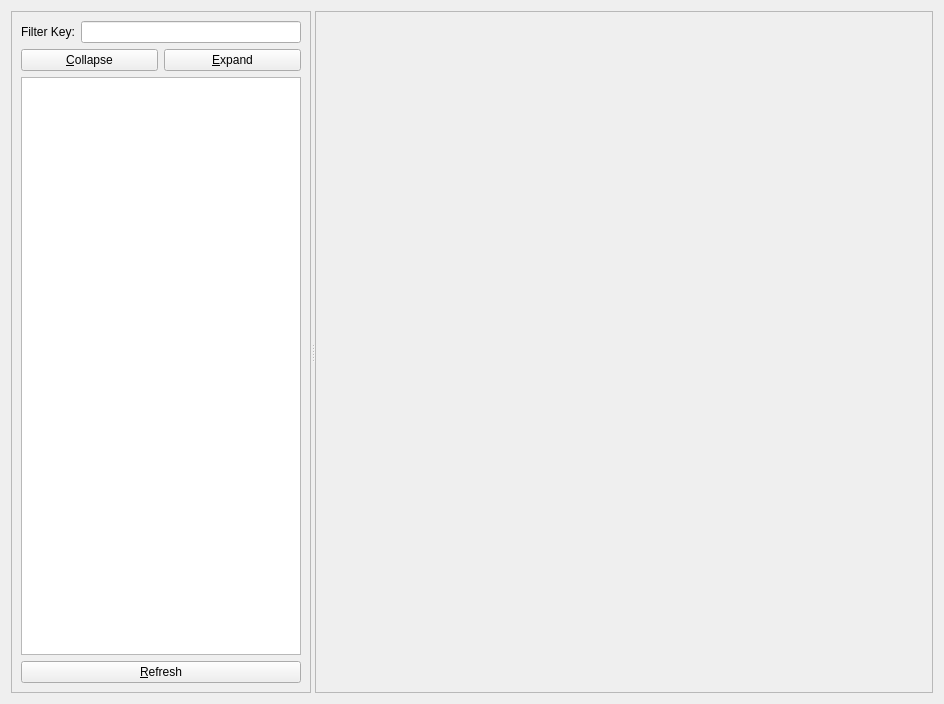
<?xml version="1.0" encoding="UTF-8"?>
<ui version="4.0">
 <class>DynRecfgWidget</class>
 <widget class="QWidget" name="DynRecfgWidget">
  <property name="geometry">
   <rect>
    <x>0</x>
    <y>0</y>
    <width>944</width>
    <height>704</height>
   </rect>
  </property>
  <property name="windowTitle">
   <string>DynRecfgGui</string>
  </property>
  <property name="windowIcon">
   <iconset>
    <normaloff>:/images/icon.png</normaloff>:/images/icon.png</iconset>
  </property>
  <property name="locale">
   <locale language="English" country="Australia"/>
  </property>
  <layout class="QHBoxLayout" name="horizontalLayout_3">
   <item>
    <widget class="QSplitter" name="splitter">
     <property name="orientation">
      <enum>Qt::Horizontal</enum>
     </property>
     <widget class="QFrame" name="frame">
      <property name="maximumSize">
       <size>
        <width>300</width>
        <height>16777215</height>
       </size>
      </property>
      <property name="frameShape">
       <enum>QFrame::StyledPanel</enum>
      </property>
      <property name="frameShadow">
       <enum>QFrame::Raised</enum>
      </property>
      <layout class="QVBoxLayout" name="verticalLayout_4">
       <item>
        <layout class="QVBoxLayout" name="verticalLayout_3">
         <item>
          <layout class="QHBoxLayout" name="horizontalLayout">
           <item>
            <widget class="QLabel" name="label">
             <property name="text">
              <string>Filter Key:</string>
             </property>
            </widget>
           </item>
           <item>
            <widget class="QLineEdit" name="lineEdit_filter"/>
           </item>
          </layout>
         </item>
         <item>
          <layout class="QHBoxLayout" name="horizontalLayout_2">
           <item>
            <widget class="QPushButton" name="pushButton_collapse">
             <property name="text">
              <string>&amp;Collapse</string>
             </property>
            </widget>
           </item>
           <item>
            <widget class="QPushButton" name="pushButton_expand">
             <property name="text">
              <string>&amp;Expand</string>
             </property>
            </widget>
           </item>
          </layout>
         </item>
         <item>
          <widget class="QTreeView" name="treeView"/>
         </item>
         <item>
          <widget class="QPushButton" name="pushButton_refresh">
           <property name="text">
            <string>&amp;Refresh</string>
           </property>
          </widget>
         </item>
        </layout>
       </item>
      </layout>
     </widget>
     <widget class="QScrollArea" name="scrollArea">
      <property name="widgetResizable">
       <bool>true</bool>
      </property>
      <widget class="QWidget" name="scrollAreaWidgetContents_2">
       <property name="geometry">
        <rect>
         <x>0</x>
         <y>0</y>
         <width>618</width>
         <height>684</height>
        </rect>
       </property>
       <layout class="QVBoxLayout" name="verticalLayout_2">
        <item>
         <layout class="QVBoxLayout" name="verticalLayout"/>
        </item>
        <item>
         <spacer name="verticalSpacer">
          <property name="orientation">
           <enum>Qt::Vertical</enum>
          </property>
          <property name="sizeHint" stdset="0">
           <size>
            <width>20</width>
            <height>40</height>
           </size>
          </property>
         </spacer>
        </item>
       </layout>
      </widget>
     </widget>
    </widget>
   </item>
  </layout>
 </widget>
 <resources/>
 <connections/>
</ui>
